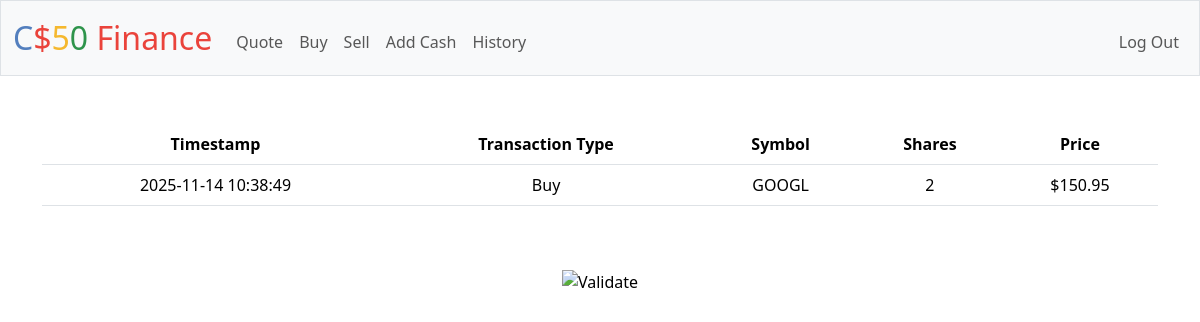
The app's page /history (signed in) with its own data.
### tables this page shows
CREATE TABLE transactions (id INTEGER PRIMARY KEY AUTOINCREMENT NOT NULL, user_id INTEGER NOT NULL, transaction_type TEXT NOT NULL, symbol TEXT NOT NULL, shares INTEGER NOT NULL, price FLOAT NOT NULL,  timestamp TEXT NOT NULL, FOREIGN KEY(user_id) REFERENCES users(id));

### app.py (the view)
@app.route("/history")
@login_required
def history():
    data = db.execute("SELECT * FROM transactions WHERE user_id = ? ORDER BY timestamp DESC", session["user_id"])
    return render_template("history.html", data=data)

### app.py (called while the page is built)
@app.after_request
def after_request(response):
    response.headers["Cache-Control"] = "no-cache, no-store, must-revalidate"
    response.headers["Expires"] = 0
    response.headers["Pragma"] = "no-cache"
    return response

### helpers.py (called while the page is built)
def login_required(f):
    @wraps(f)
    def decorated_function(*args, **kwargs):
        if session.get("user_id") is None:
            return redirect("/login")
        return f(*args, **kwargs)
    return decorated_function

def usd(value):
    return f"${value:,.2f}"

### templates/history.html (shortened to what this page needs)
{% extends "layout.html" %}
{% block main %}
<table class="table">
    <tr>
        <th> Timestamp </th>
        <th> Transaction Type </th>
        <th> Symbol</th>
        <th> Shares </th>
        <th> Price </th>
    </tr>
    {% for n in data %}
    <tr>
         <td> {{ n["timestamp"]}} </td>
         <td> {{ n["transaction_type"]}} </td>
         <td> {{ n["symbol"]}} </td>
         <td> {{ n["shares"]}} </td>
         <td> {{ n["price"] | usd}} </td>
    </tr>
    {% endfor %}
</table>
{% endblock %}

### records on screen
transactions: timestamp "2025-11-14 10:38:49", transaction_type "Buy", symbol "GOOGL", shares "2", price "$150.95"
